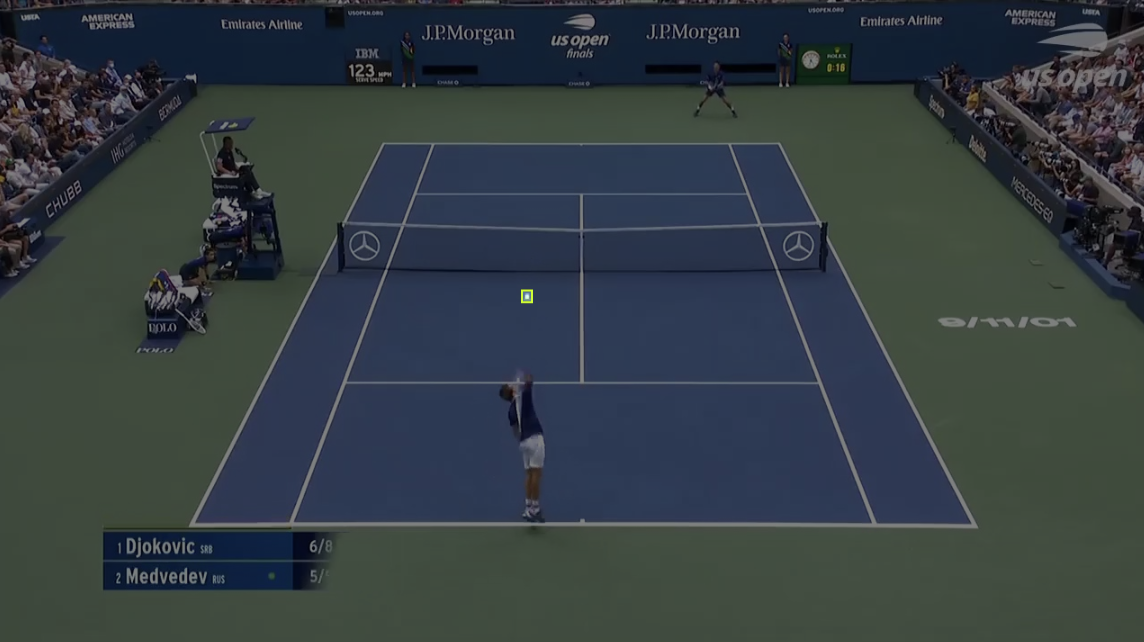
#> input picture roboflow.png, 1144 x 642 px, given in place of output.png, which was not available
$ python line_intersection_detector.py
#> lines starting #> are read from the running program, lines starting #| are printed output that depends on the picture; after the words box and inside, x2 and y2 are one past the last pixel; in counts of white or black regions, pixels touching at a corner belong together; pictures that were not available may be replaced by others from this repository, and a replacement may not be noted
import cv2
import numpy as np
from matplotlib import pyplot as plt
from itertools import combinations


def detect_white_lines(image):
    """
    Detect white court lines on blue/green court.
    Enhanced to better detect faint/far lines.

    Args:
        image: Input image (BGR)

    Returns:
        mask: Binary mask of white lines
    """
    lower = np.array([170, 170, 90], dtype=np.uint8)
    upper = np.array([255, 255, 255], dtype=np.uint8)
    mask = cv2.inRange(image, lower, upper)

    kernel = np.ones((2, 2), np.uint8)
    mask = cv2.morphologyEx(mask, cv2.MORPH_CLOSE, kernel)

    return mask


# [58 lines left out: functions get_line_params, are_lines_similar, merge_line_segments, not called in this run]


def detect_hough_lines(mask):
    """
    Detect lines using Hough transform with improved parameters.

    Args:
        mask: Binary mask of court lines

    Returns:
        lines: List of merged lines in format [(x1, y1, x2, y2), ...]
    """
    blurred = cv2.GaussianBlur(mask, (5, 5), 0)
    edges = cv2.Canny(blurred, 30, 100)

    kernel = np.ones((3, 3), np.uint8)
    dilated = cv2.dilate(edges, kernel, iterations=1)

    hough_lines = cv2.HoughLinesP(
        dilated,
        rho=1,
        theta=np.pi / 180,
        threshold=30,
        minLineLength=30,
        maxLineGap=15
    )

    if hough_lines is None:
        return []

    lines = []
    for line in hough_lines:
        x1, y1, x2, y2 = line[0]
        length = np.sqrt((x2 - x1)**2 + (y2 - y1)**2)
        if length > 20:
            lines.append((x1, y1, x2, y2))

    merged_lines = merge_line_segments(lines)

    return merged_lines


# [23 lines left out: function line_intersection, not called in this run]


def find_line_intersections(lines, image_shape):
    """
    Find all intersections between detected lines.

    Args:
        lines: List of lines [(x1, y1, x2, y2), ...]
        image_shape: (h, w) to filter out-of-bounds intersections

    Returns:
        intersections: List of (x, y) intersection points
    """
    h, w = image_shape[:2]
    intersections = []

    for line1, line2 in combinations(lines, 2):
        pt = line_intersection(line1, line2)

        if pt is not None:
            x, y = pt
            if 0 <= x < w and 0 <= y < h:
                intersections.append((x, y))

    return intersections


def cluster_nearby_points(points, threshold=8):
    """
    Cluster nearby intersection points and return centroids.

    Args:
        points: List of (x, y) points
        threshold: Distance threshold for clustering

    Returns:
        clustered: List of centroid points
    """
    if len(points) == 0:
        return []

    points = np.array(points)
    clustered = []
    used = np.zeros(len(points), dtype=bool)

    for i, pt in enumerate(points):
        if used[i]:
            continue

        distances = np.sqrt(np.sum((points - pt) ** 2, axis=1))
        nearby = distances < threshold

        cluster = points[nearby]
        centroid = cluster.mean(axis=0)

        clustered.append(tuple(centroid))
        used[nearby] = True

    return clustered


def detect_harris_corners(image):
    """
    Detect corners using Harris corner detection.

    Args:
        image: Input image (BGR)

    Returns:
        corners: List of (x, y) corner points
    """
    mask = detect_white_lines(image)
    output = cv2.bitwise_and(image, image, mask=mask)
    gray = cv2.cvtColor(output, cv2.COLOR_BGR2GRAY)

    corners = cv2.cornerHarris(gray, blockSize=9, ksize=3, k=0.01)
    corners = cv2.normalize(corners, None, 0, 255, cv2.NORM_MINMAX).astype(np.uint8)
    _, thresh = cv2.threshold(corners, 0, 255, cv2.THRESH_BINARY + cv2.THRESH_OTSU)

    dilated = cv2.dilate(thresh, np.ones((3, 3), np.uint8))
    contours, _ = cv2.findContours(dilated, cv2.RETR_EXTERNAL, cv2.CHAIN_APPROX_SIMPLE)

    corner_points = []
    for contour in contours:
        M = cv2.moments(contour)
        if M['m00'] != 0:
            cx = int(M['m10'] / M['m00'])
            cy = int(M['m01'] / M['m00'])
            corner_points.append((cx, cy))

    return corner_points


def detect_all_corners(image):
    """
    Detect all court corners using both Hough line intersections and Harris corners.

    Args:
        image: Input image (BGR)

    Returns:
        corners: List of (x, y) corner points
    """
    mask = detect_white_lines(image)
    lines = detect_hough_lines(mask)

    intersections = find_line_intersections(lines, image.shape)
    clustered_intersections = cluster_nearby_points(intersections, threshold=8)

    harris_corners = detect_harris_corners(image)
    clustered_harris = cluster_nearby_points(harris_corners, threshold=8)

    all_corners = clustered_intersections + clustered_harris
    final_corners = cluster_nearby_points(all_corners, threshold=10)

    return final_corners, lines


def filter_court_corners(corners, image_shape):
    """
    Filter to get the 4 main court corners.

    Args:
        corners: List of all corner points
        image_shape: (h, w)

    Returns:
        Dictionary with 4 main corners
    """
    if len(corners) < 4:
        return {}

    sorted_by_y = sorted(corners, key=lambda p: p[1])

    top_corners = sorted(sorted_by_y[:len(sorted_by_y)//2], key=lambda p: p[0])
    top_left = top_corners[0]
    top_right = top_corners[-1]

    bottom_corners = sorted(sorted_by_y[len(sorted_by_y)//2:], key=lambda p: p[0])
    bottom_left = bottom_corners[0]
    bottom_right = bottom_corners[-1]

    return {
        'top_left': top_left,
        'top_right': top_right,
        'bottom_left': bottom_left,
        'bottom_right': bottom_right
    }


# [63 lines left out: functions map_corners_to_full_image, expand_corners, warp_court, not called in this run]


def visualize(original, all_corners, main_corners, lines, warped):
    """Display results with all detected lines and corners."""
    fig, axes = plt.subplots(1, 3, figsize=(18, 6))

    # Show all lines
    img_lines = original.copy()
    for x1, y1, x2, y2 in lines:
        cv2.line(img_lines, (x1, y1), (x2, y2), (0, 255, 0), 1)

    axes[0].imshow(cv2.cvtColor(img_lines, cv2.COLOR_BGR2RGB))
    axes[0].set_title(f'Detected Lines ({len(lines)})')
    axes[0].axis('off')

    # Show all corners
    img_corners = original.copy()
    for x, y in all_corners:
        cv2.circle(img_corners, (int(x), int(y)), 3, (255, 0, 0), -1)

    if len(main_corners) == 4:
        corner_order = ['top_left', 'top_right', 'bottom_right', 'bottom_left']
        pts = np.array([main_corners[name] for name in corner_order], dtype=np.int32)
        cv2.polylines(img_corners, [pts], True, (0, 255, 255), 2)

        for pt in pts:
            cv2.circle(img_corners, tuple(pt), 5, (0, 0, 255), -1)

    axes[1].imshow(cv2.cvtColor(img_corners, cv2.COLOR_BGR2RGB))
    axes[1].set_title(f'All Corners ({len(all_corners)}) + Main 4')
    axes[1].axis('off')

    # Show warped
    if warped is not None:
        axes[2].imshow(cv2.cvtColor(warped, cv2.COLOR_BGR2RGB))
        axes[2].set_title('Warped View')
        axes[2].axis('off')

    plt.tight_layout()
    plt.show()


def process_image(image_path, crop_region=None, expand_pixels=100, vertical_padding_ratio=0.4):
    """Process image: detect all lines and corners, warp full image."""
#> called with image_path = 'data/sample_frames/output.png', crop_region = (150, 600, 200, 1100), expand_pixels = 100, vertical_padding_ratio = 0.4
    full_img = cv2.imread(image_path)
#> full_img is the input picture: shape (642, 1144, 3); mean B, G, R 66.1, 62, 52.4

    if full_img is None:
        print(f"Error: Could not load image from '{image_path}'")
        return None, None

    if crop_region:
        y1, y2, x1, x2 = crop_region
        cropped_img = full_img[y1:y2, x1:x2]
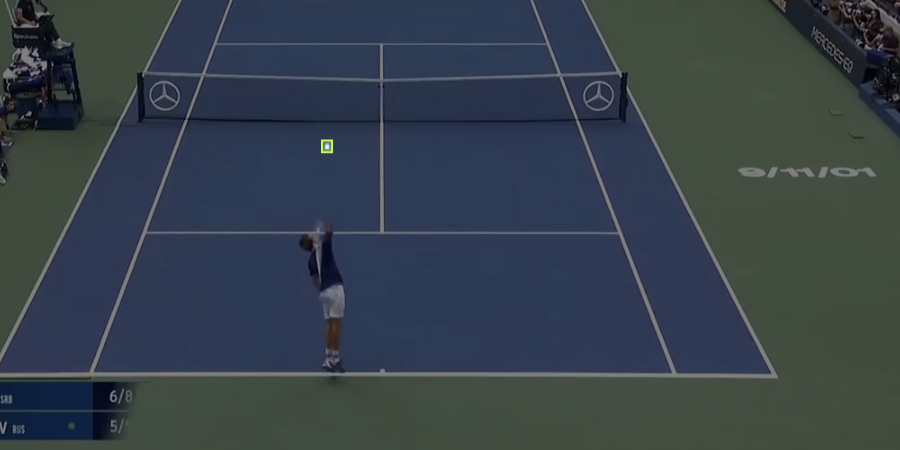
#> cropped_img: shape (450, 900, 3); mean B, G, R 73.4, 64.8, 54.2
    else:
        cropped_img = full_img
        crop_region = (0, full_img.shape[0], 0, full_img.shape[1])

    # Detect all corners and lines
    all_corners, lines = detect_all_corners(cropped_img)
#> in detect_white_lines, `mask = cv2.inRange(image, lower, upper)`:
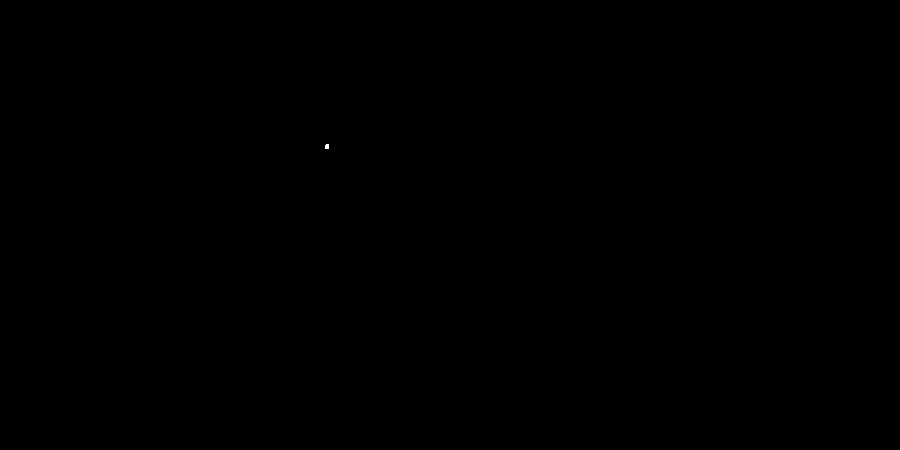
#> mask: shape (450, 900); 0% white; 1 white region (1 under 20 px)
#> in detect_white_lines, `mask = cv2.morphologyEx(mask, cv2.MORPH_CLOSE, kernel)`: mask: shape (450, 900); 0% white; 1 white region (1 under 20 px)
#> in detect_hough_lines, `edges = cv2.Canny(blurred, 30, 100)`: edges: shape (450, 900); 0% white in thin lines or dots, all inside (x1, y1, x2, y2) = (326, 145, 331, 150)
#> in detect_hough_lines, `dilated = cv2.dilate(edges, kernel, iterations=1)`: dilated: shape (450, 900); 0.01% white; 1 white region, box (x1, y1, x2, y2) and area: (325, 144, 332, 151) 45
#> in detect_hough_lines, `hough_lines = cv2.HoughLinesP( dilated, rho=1, theta=np.pi / 180, thre..`: hough_lines = None
#> in detect_all_corners, `lines = detect_hough_lines(mask)`: lines = []
#> in detect_harris_corners, `_, thresh = cv2.threshold(corners, 0, 255, cv2.THRESH_BINARY + cv2.THR..`: thresh: shape (450, 900); 0.01% white; 1 white region, box (x1, y1, x2, y2) and area: (324, 143, 332, 151) 53
#> in detect_harris_corners, `dilated = cv2.dilate(thresh, np.ones((3, 3), np.uint8))`: dilated: shape (450, 900); 0.02% white; 1 white region
#> in detect_harris_corners, `contours, _ = cv2.findContours(dilated, cv2.RETR_EXTERNAL, cv2.CHAIN_A..`: contours = 1 contour; box (x1, y1, x2, y2) and area: (323, 142, 333, 152) 74
#> the loop in detect_harris_corners, `for contour in contours:` made 1 pass
#> (cx, cy) on pass 1: (327, 146)
#> after the loop in detect_harris_corners, `for contour in contours:`: corner_points = [(327, 146)]
#> the loop in cluster_nearby_points (call 2), `for i, pt in enumerate(points):` made 1 pass
#> (distances, nearby, centroid) on pass 1: ([0], [True], [327, 146])
#> all_corners = [(327, 146)]; lines = []

    # Filter to get 4 main corners
    main_corners = filter_court_corners(all_corners, cropped_img.shape)
#> main_corners = 0 items

    if len(main_corners) != 4:
        print(f"Warning: Detected {len(main_corners)} main corners instead of 4")
#| Warning: Detected 0 main corners instead of 4
        visualize(cropped_img, all_corners, main_corners, lines, None)
#> the loop in visualize, `for x, y in all_corners:` made 1 pass
#> after the loop in visualize, `for x, y in all_corners:`: img_corners: shape (450, 900, 3); 0.01% of pixels changed, all inside (x1, y1, x2, y2) = (324, 143, 331, 150)
#> in visualize, `plt.show()`:
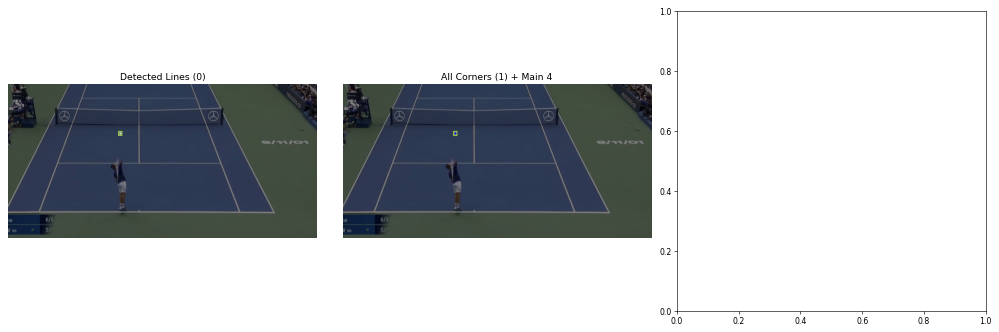
#> figure drawn by matplotlib, 2 panels
        return main_corners, None

    # Map to full image coordinates
    full_corners = map_corners_to_full_image(main_corners, crop_region)

    # Warp full image
    warped = warp_court(full_img, full_corners, expand_pixels, vertical_padding_ratio)

    visualize(cropped_img, all_corners, main_corners, lines, warped)

    return full_corners, warped


# [51 lines left out: function process_video, not called in this run]


if __name__ == "__main__":
    process_image('data/sample_frames/output.png',
                  crop_region=(150, 600, 200, 1100),
                  expand_pixels=100,
                  vertical_padding_ratio=0.4)

    # process_video('data/full_video/tennis_full_video.mp4',
    #               crop_region=(150, 600, 200, 1100),
    #               expand_pixels=50,
    #               vertical_padding_ratio=0.3)
